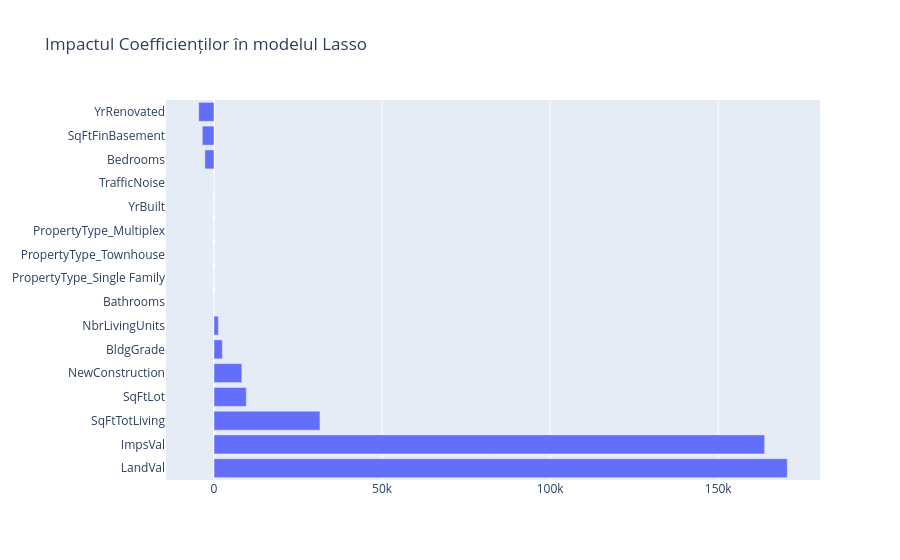

This figure's notebook cell:
### Code cell
import plotly.graph_objects as go
df_coef_scalat['Importanta_val_absoluta'] = abs(df_coef_scalat.Coeficient)
df_coef_scalat['Importanta'] = df_coef_scalat.Coeficient
fig = go.Figure()
fig.add_trace(go.Bar(
            x=df_coef_scalat.sort_values(by = 'Importanta', ascending = False).Importanta,
            y=df_coef_scalat.sort_values(by = 'Importanta', ascending = False).Predictor,
            orientation='h'))

fig.update_layout( title = "Impactul Coefficienților în modelul Lasso")
fig.show()

### Figure 1 — Plotly figure (JSON) as saved in the notebook; plotly's stock layout.template omitted (floating-point values rounded to 4 significant figures)
{"data": [{"orientation": "h", "type": "bar", "x": [170600.0, 163800.0, 31520.0, 9603.0, 8278.0, 2485.0, 1288.0, 23.47, -0.0, 0.0, -0.0, 0.0, -32.4, -2709.0, -3489.0, -4555.0], "y": ["LandVal", "ImpsVal", "SqFtTotLiving", "SqFtLot", "NewConstruction", "BldgGrade", "NbrLivingUnits", "Bathrooms", "PropertyType_Single Family", "PropertyType_Townhouse", "PropertyType_Multiplex", "YrBuilt", "TrafficNoise", "Bedrooms", "SqFtFinBasement", "YrRenovated"]}], "layout": {"title": {"text": "Impactul Coefficienților în modelul Lasso"}}}
